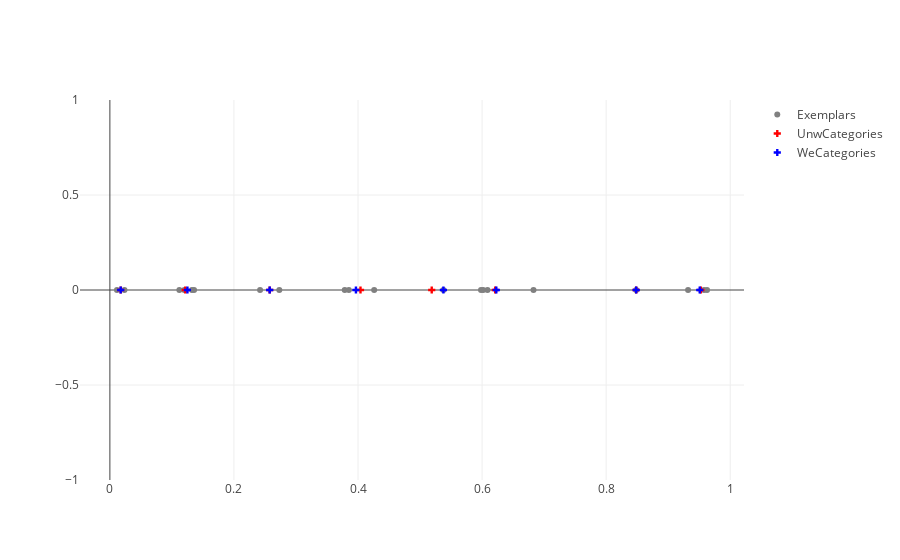

Notebook cell for this chart:
### Markdown cell above
# Random instances 1

Here we generate a list of $N$ raw inputs to see how the theories respond to increasing number of observed phonemes. Running this code multiple times will result in different outputs. Sometimes the categories for both theories are similar, other times they are different. Change the ```numberOfPhonemes``` to manipulate this parameter, and observe the resulting categorizations.

### Code cell
val numberOfPhonemes = 20
val phonemeInputs = List.tabulate(numberOfPhonemes)(_ => Random.nextDouble)
val threshold = 0.1
val initialCategorization = Set(0.5) // or Set() or Set(0.25, 0.75) ...
val emptyExemplars = initialCategorization.map(_ -> List()).toMap

val outputUnw: CategoriesAndExemplars = multiPhonemeCategorizationUnw(
    phonemeInputs,
    threshold,
    initialCategorization,
    exemplars = emptyExemplars
)
val outputWe: CategoriesAndExemplars = multiPhonemeCategorizationWe(
    phonemeInputs,
    threshold,
    initialCategorization,
    exemplars = emptyExemplars
)

// The code below plots the data in a simple figure.
val data = Seq(
    Scatter(
        phonemeInputs,
        phonemeInputs.map(_ => 0), // hack to plot on a 1D line
        mode = ScatterMode(ScatterMode.Markers),
        marker = Marker().withColor(Color.StringColor("grey"))
    ).withName("Exemplars"),
    Scatter(
        outputUnw.categories.toList,
        outputUnw.categories.toList.map(_ => 0), // hack to plot on a 1D line
        mode = ScatterMode(ScatterMode.Markers),
        marker = Marker(symbol = Symbol.Cross()).withColor(Color.StringColor("red"))
    ).withName("UnwCategories"),
    Scatter(
        outputWe.categories.toList,
        outputWe.categories.toList.map(_ => 0), // hack to plot on a second 1D line
        mode = ScatterMode(ScatterMode.Markers),
        marker = Marker(symbol = Symbol.Cross()).withColor(Color.StringColor("blue"))
    ).withName("WeCategories")
)

plot(data)

### Figure 1 — Plotly figure (JSON) as saved in the notebook; plotly's stock layout.template omitted (floating-point values rounded to 4 significant figures)
{"data": [{"marker": {"color": "grey"}, "mode": "markers", "name": "Exemplars", "type": "scatter", "x": [0.2421, 0.2731, 0.3853, 0.9626, 0.8484, 0.9321, 0.6017, 0.02351, 0.1323, 0.6088, 0.3786, 0.1357, 0.6829, 0.5982, 0.426, 0.112, 0.9578, 0.12, 0.5377, 0.0114], "y": [0, 0, 0, 0, 0, 0, 0, 0, 0, 0, 0, 0, 0, 0, 0, 0, 0, 0, 0, 0]}, {"marker": {"color": "red", "symbol": "cross"}, "mode": "markers", "name": "UnwCategories", "type": "scatter", "x": [0.9526, 0.6212, 0.1215, 0.5188, 0.404, 0.8484, 0.01745, 0.2576], "y": [0, 0, 0, 0, 0, 0, 0, 0]}, {"marker": {"color": "blue", "symbol": "cross"}, "mode": "markers", "name": "WeCategories", "type": "scatter", "x": [0.8484, 0.6229, 0.125, 0.3966, 0.9508, 0.5377, 0.01745, 0.2576], "y": [0, 0, 0, 0, 0, 0, 0, 0]}], "layout": {"autosize": true, "xaxis": {"autorange": true, "range": [-0.04918, 1.023], "type": "linear"}, "yaxis": {"autorange": true, "range": [-1, 1], "type": "linear"}}}
